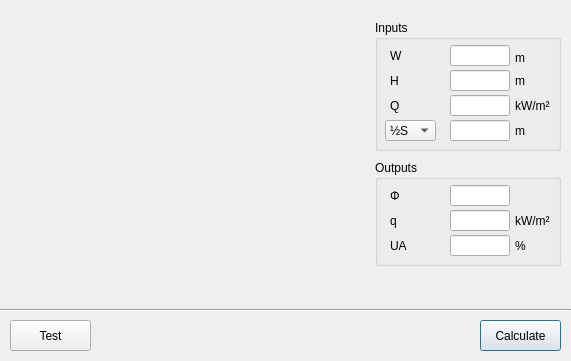
<?xml version="1.0" encoding="UTF-8"?>
<ui version="4.0">
 <class>dialog_4_2_br187_perpendicular_simple</class>
 <widget class="QDialog" name="dialog_4_2_br187_perpendicular_simple">
  <property name="geometry">
   <rect>
    <x>0</x>
    <y>0</y>
    <width>571</width>
    <height>361</height>
   </rect>
  </property>
  <property name="windowTitle">
   <string>BR 187 Thermal Radiation Calculator (Perpendicular Complex)</string>
  </property>
  <widget class="QGroupBox" name="groupBox_2">
   <property name="geometry">
    <rect>
     <x>375</x>
     <y>160</y>
     <width>186</width>
     <height>106</height>
    </rect>
   </property>
   <property name="title">
    <string>Outputs</string>
   </property>
   <widget class="QLineEdit" name="lineEdit_out_Phi">
    <property name="geometry">
     <rect>
      <x>75</x>
      <y>25</y>
      <width>60</width>
      <height>21</height>
     </rect>
    </property>
    <property name="sizePolicy">
     <sizepolicy hsizetype="Fixed" vsizetype="Fixed">
      <horstretch>0</horstretch>
      <verstretch>0</verstretch>
     </sizepolicy>
    </property>
    <property name="minimumSize">
     <size>
      <width>0</width>
      <height>0</height>
     </size>
    </property>
    <property name="maximumSize">
     <size>
      <width>60</width>
      <height>16777215</height>
     </size>
    </property>
   </widget>
   <widget class="QLineEdit" name="lineEdit_out_q">
    <property name="geometry">
     <rect>
      <x>75</x>
      <y>50</y>
      <width>60</width>
      <height>21</height>
     </rect>
    </property>
    <property name="sizePolicy">
     <sizepolicy hsizetype="Fixed" vsizetype="Fixed">
      <horstretch>0</horstretch>
      <verstretch>0</verstretch>
     </sizepolicy>
    </property>
    <property name="minimumSize">
     <size>
      <width>0</width>
      <height>0</height>
     </size>
    </property>
    <property name="maximumSize">
     <size>
      <width>60</width>
      <height>16777215</height>
     </size>
    </property>
   </widget>
   <widget class="QLineEdit" name="lineEdit_out_S_or_UA">
    <property name="geometry">
     <rect>
      <x>75</x>
      <y>75</y>
      <width>60</width>
      <height>21</height>
     </rect>
    </property>
    <property name="sizePolicy">
     <sizepolicy hsizetype="Fixed" vsizetype="Fixed">
      <horstretch>0</horstretch>
      <verstretch>0</verstretch>
     </sizepolicy>
    </property>
    <property name="minimumSize">
     <size>
      <width>0</width>
      <height>0</height>
     </size>
    </property>
    <property name="maximumSize">
     <size>
      <width>60</width>
      <height>16777215</height>
     </size>
    </property>
   </widget>
   <widget class="QLabel" name="label_11">
    <property name="geometry">
     <rect>
      <x>15</x>
      <y>25</y>
      <width>40</width>
      <height>21</height>
     </rect>
    </property>
    <property name="sizePolicy">
     <sizepolicy hsizetype="Fixed" vsizetype="Fixed">
      <horstretch>0</horstretch>
      <verstretch>0</verstretch>
     </sizepolicy>
    </property>
    <property name="minimumSize">
     <size>
      <width>40</width>
      <height>0</height>
     </size>
    </property>
    <property name="maximumSize">
     <size>
      <width>40</width>
      <height>16777215</height>
     </size>
    </property>
    <property name="toolTip">
     <string>Solved view factor</string>
    </property>
    <property name="text">
     <string>Φ</string>
    </property>
   </widget>
   <widget class="QLabel" name="label_12">
    <property name="geometry">
     <rect>
      <x>15</x>
      <y>50</y>
      <width>40</width>
      <height>21</height>
     </rect>
    </property>
    <property name="sizePolicy">
     <sizepolicy hsizetype="Fixed" vsizetype="Fixed">
      <horstretch>0</horstretch>
      <verstretch>0</verstretch>
     </sizepolicy>
    </property>
    <property name="minimumSize">
     <size>
      <width>20</width>
      <height>0</height>
     </size>
    </property>
    <property name="maximumSize">
     <size>
      <width>40</width>
      <height>16777215</height>
     </size>
    </property>
    <property name="toolTip">
     <string>Solved heat flux at receiver surface 100 % unprotected.</string>
    </property>
    <property name="text">
     <string>q</string>
    </property>
   </widget>
   <widget class="QLabel" name="label_out_S_or_UA">
    <property name="geometry">
     <rect>
      <x>15</x>
      <y>75</y>
      <width>40</width>
      <height>21</height>
     </rect>
    </property>
    <property name="sizePolicy">
     <sizepolicy hsizetype="Fixed" vsizetype="Fixed">
      <horstretch>0</horstretch>
      <verstretch>0</verstretch>
     </sizepolicy>
    </property>
    <property name="minimumSize">
     <size>
      <width>20</width>
      <height>0</height>
     </size>
    </property>
    <property name="maximumSize">
     <size>
      <width>40</width>
      <height>16777215</height>
     </size>
    </property>
    <property name="toolTip">
     <string>Solved maximum permissible unprotected area</string>
    </property>
    <property name="text">
     <string>UA</string>
    </property>
   </widget>
   <widget class="QLabel" name="label_25">
    <property name="geometry">
     <rect>
      <x>140</x>
      <y>50</y>
      <width>50</width>
      <height>21</height>
     </rect>
    </property>
    <property name="text">
     <string>kW/m²</string>
    </property>
   </widget>
   <widget class="QLabel" name="label_out_unit_S_or_UA">
    <property name="geometry">
     <rect>
      <x>140</x>
      <y>75</y>
      <width>50</width>
      <height>21</height>
     </rect>
    </property>
    <property name="text">
     <string>%</string>
    </property>
   </widget>
  </widget>
  <widget class="QGroupBox" name="groupBox">
   <property name="geometry">
    <rect>
     <x>375</x>
     <y>20</y>
     <width>186</width>
     <height>131</height>
    </rect>
   </property>
   <property name="title">
    <string>Inputs</string>
   </property>
   <widget class="QLabel" name="label_unit_S_or_UA">
    <property name="geometry">
     <rect>
      <x>140</x>
      <y>100</y>
      <width>145</width>
      <height>21</height>
     </rect>
    </property>
    <property name="minimumSize">
     <size>
      <width>0</width>
      <height>0</height>
     </size>
    </property>
    <property name="maximumSize">
     <size>
      <width>16777215</width>
      <height>16777215</height>
     </size>
    </property>
    <property name="text">
     <string>m</string>
    </property>
   </widget>
   <widget class="QLabel" name="label_34">
    <property name="geometry">
     <rect>
      <x>140</x>
      <y>75</y>
      <width>146</width>
      <height>21</height>
     </rect>
    </property>
    <property name="minimumSize">
     <size>
      <width>0</width>
      <height>0</height>
     </size>
    </property>
    <property name="maximumSize">
     <size>
      <width>16777215</width>
      <height>16777215</height>
     </size>
    </property>
    <property name="text">
     <string>kW/m²</string>
    </property>
   </widget>
   <widget class="QLabel" name="label_33">
    <property name="geometry">
     <rect>
      <x>140</x>
      <y>50</y>
      <width>146</width>
      <height>21</height>
     </rect>
    </property>
    <property name="minimumSize">
     <size>
      <width>0</width>
      <height>0</height>
     </size>
    </property>
    <property name="maximumSize">
     <size>
      <width>16777215</width>
      <height>16777215</height>
     </size>
    </property>
    <property name="text">
     <string>m</string>
    </property>
   </widget>
   <widget class="QLabel" name="label_32">
    <property name="geometry">
     <rect>
      <x>140</x>
      <y>30</y>
      <width>146</width>
      <height>16</height>
     </rect>
    </property>
    <property name="minimumSize">
     <size>
      <width>0</width>
      <height>0</height>
     </size>
    </property>
    <property name="maximumSize">
     <size>
      <width>16777215</width>
      <height>16777215</height>
     </size>
    </property>
    <property name="text">
     <string>m</string>
    </property>
   </widget>
   <widget class="QLineEdit" name="lineEdit_W">
    <property name="geometry">
     <rect>
      <x>75</x>
      <y>25</y>
      <width>60</width>
      <height>21</height>
     </rect>
    </property>
    <property name="sizePolicy">
     <sizepolicy hsizetype="Fixed" vsizetype="Fixed">
      <horstretch>0</horstretch>
      <verstretch>0</verstretch>
     </sizepolicy>
    </property>
    <property name="minimumSize">
     <size>
      <width>0</width>
      <height>0</height>
     </size>
    </property>
    <property name="maximumSize">
     <size>
      <width>60</width>
      <height>16777215</height>
     </size>
    </property>
    <property name="baseSize">
     <size>
      <width>0</width>
      <height>0</height>
     </size>
    </property>
   </widget>
   <widget class="QLineEdit" name="lineEdit_H">
    <property name="geometry">
     <rect>
      <x>75</x>
      <y>50</y>
      <width>60</width>
      <height>21</height>
     </rect>
    </property>
    <property name="sizePolicy">
     <sizepolicy hsizetype="Fixed" vsizetype="Fixed">
      <horstretch>0</horstretch>
      <verstretch>0</verstretch>
     </sizepolicy>
    </property>
    <property name="minimumSize">
     <size>
      <width>0</width>
      <height>0</height>
     </size>
    </property>
    <property name="maximumSize">
     <size>
      <width>60</width>
      <height>16777215</height>
     </size>
    </property>
    <property name="baseSize">
     <size>
      <width>0</width>
      <height>0</height>
     </size>
    </property>
   </widget>
   <widget class="QLineEdit" name="lineEdit_S_or_UA">
    <property name="geometry">
     <rect>
      <x>75</x>
      <y>100</y>
      <width>60</width>
      <height>21</height>
     </rect>
    </property>
    <property name="sizePolicy">
     <sizepolicy hsizetype="Fixed" vsizetype="Fixed">
      <horstretch>0</horstretch>
      <verstretch>0</verstretch>
     </sizepolicy>
    </property>
    <property name="minimumSize">
     <size>
      <width>0</width>
      <height>0</height>
     </size>
    </property>
    <property name="maximumSize">
     <size>
      <width>60</width>
      <height>16777215</height>
     </size>
    </property>
    <property name="baseSize">
     <size>
      <width>0</width>
      <height>0</height>
     </size>
    </property>
   </widget>
   <widget class="QLineEdit" name="lineEdit_Q">
    <property name="geometry">
     <rect>
      <x>75</x>
      <y>75</y>
      <width>60</width>
      <height>21</height>
     </rect>
    </property>
    <property name="sizePolicy">
     <sizepolicy hsizetype="Fixed" vsizetype="Fixed">
      <horstretch>0</horstretch>
      <verstretch>0</verstretch>
     </sizepolicy>
    </property>
    <property name="minimumSize">
     <size>
      <width>0</width>
      <height>0</height>
     </size>
    </property>
    <property name="maximumSize">
     <size>
      <width>60</width>
      <height>16777215</height>
     </size>
    </property>
    <property name="baseSize">
     <size>
      <width>0</width>
      <height>0</height>
     </size>
    </property>
   </widget>
   <widget class="QComboBox" name="comboBox_S_or_UA">
    <property name="geometry">
     <rect>
      <x>10</x>
      <y>100</y>
      <width>51</width>
      <height>21</height>
     </rect>
    </property>
    <property name="sizePolicy">
     <sizepolicy hsizetype="Preferred" vsizetype="Preferred">
      <horstretch>0</horstretch>
      <verstretch>0</verstretch>
     </sizepolicy>
    </property>
    <property name="minimumSize">
     <size>
      <width>0</width>
      <height>0</height>
     </size>
    </property>
    <property name="maximumSize">
     <size>
      <width>80</width>
      <height>30</height>
     </size>
    </property>
    <item>
     <property name="text">
      <string>½S</string>
     </property>
    </item>
    <item>
     <property name="text">
      <string>UA</string>
     </property>
    </item>
   </widget>
   <widget class="QLabel" name="label_23">
    <property name="geometry">
     <rect>
      <x>15</x>
      <y>75</y>
      <width>43</width>
      <height>21</height>
     </rect>
    </property>
    <property name="sizePolicy">
     <sizepolicy hsizetype="Fixed" vsizetype="Fixed">
      <horstretch>0</horstretch>
      <verstretch>0</verstretch>
     </sizepolicy>
    </property>
    <property name="minimumSize">
     <size>
      <width>0</width>
      <height>0</height>
     </size>
    </property>
    <property name="maximumSize">
     <size>
      <width>50</width>
      <height>30</height>
     </size>
    </property>
    <property name="toolTip">
     <string>Heat flux of emitter</string>
    </property>
    <property name="text">
     <string>Q</string>
    </property>
   </widget>
   <widget class="QLabel" name="label_26">
    <property name="geometry">
     <rect>
      <x>15</x>
      <y>50</y>
      <width>43</width>
      <height>21</height>
     </rect>
    </property>
    <property name="sizePolicy">
     <sizepolicy hsizetype="Fixed" vsizetype="Fixed">
      <horstretch>0</horstretch>
      <verstretch>0</verstretch>
     </sizepolicy>
    </property>
    <property name="minimumSize">
     <size>
      <width>0</width>
      <height>0</height>
     </size>
    </property>
    <property name="maximumSize">
     <size>
      <width>50</width>
      <height>30</height>
     </size>
    </property>
    <property name="toolTip">
     <string>Height of emitter</string>
    </property>
    <property name="text">
     <string>H</string>
    </property>
   </widget>
   <widget class="QLabel" name="label_30">
    <property name="geometry">
     <rect>
      <x>15</x>
      <y>25</y>
      <width>43</width>
      <height>21</height>
     </rect>
    </property>
    <property name="minimumSize">
     <size>
      <width>0</width>
      <height>0</height>
     </size>
    </property>
    <property name="maximumSize">
     <size>
      <width>50</width>
      <height>30</height>
     </size>
    </property>
    <property name="toolTip">
     <string>Width of emitter</string>
    </property>
    <property name="text">
     <string>W</string>
    </property>
   </widget>
  </widget>
  <widget class="QPushButton" name="pushButton_calculate">
   <property name="geometry">
    <rect>
     <x>480</x>
     <y>320</y>
     <width>81</width>
     <height>31</height>
    </rect>
   </property>
   <property name="text">
    <string>Calculate</string>
   </property>
  </widget>
  <widget class="QLabel" name="label">
   <property name="geometry">
    <rect>
     <x>10</x>
     <y>10</y>
     <width>341</width>
     <height>285</height>
    </rect>
   </property>
   <property name="text">
    <string/>
   </property>
   <property name="pixmap">
    <pixmap>images/phi_calculator_perpendicular_simple_341x285.png</pixmap>
   </property>
  </widget>
  <widget class="Line" name="line">
   <property name="geometry">
    <rect>
     <x>0</x>
     <y>300</y>
     <width>571</width>
     <height>21</height>
    </rect>
   </property>
   <property name="orientation">
    <enum>Qt::Horizontal</enum>
   </property>
  </widget>
  <widget class="QPushButton" name="pushButton_test">
   <property name="geometry">
    <rect>
     <x>10</x>
     <y>320</y>
     <width>81</width>
     <height>31</height>
    </rect>
   </property>
   <property name="text">
    <string>Test</string>
   </property>
  </widget>
 </widget>
 <tabstops>
  <tabstop>lineEdit_W</tabstop>
  <tabstop>lineEdit_H</tabstop>
  <tabstop>lineEdit_Q</tabstop>
  <tabstop>comboBox_S_or_UA</tabstop>
  <tabstop>lineEdit_S_or_UA</tabstop>
  <tabstop>pushButton_calculate</tabstop>
  <tabstop>lineEdit_out_Phi</tabstop>
  <tabstop>lineEdit_out_q</tabstop>
  <tabstop>lineEdit_out_S_or_UA</tabstop>
 </tabstops>
 <resources/>
 <connections/>
</ui>
